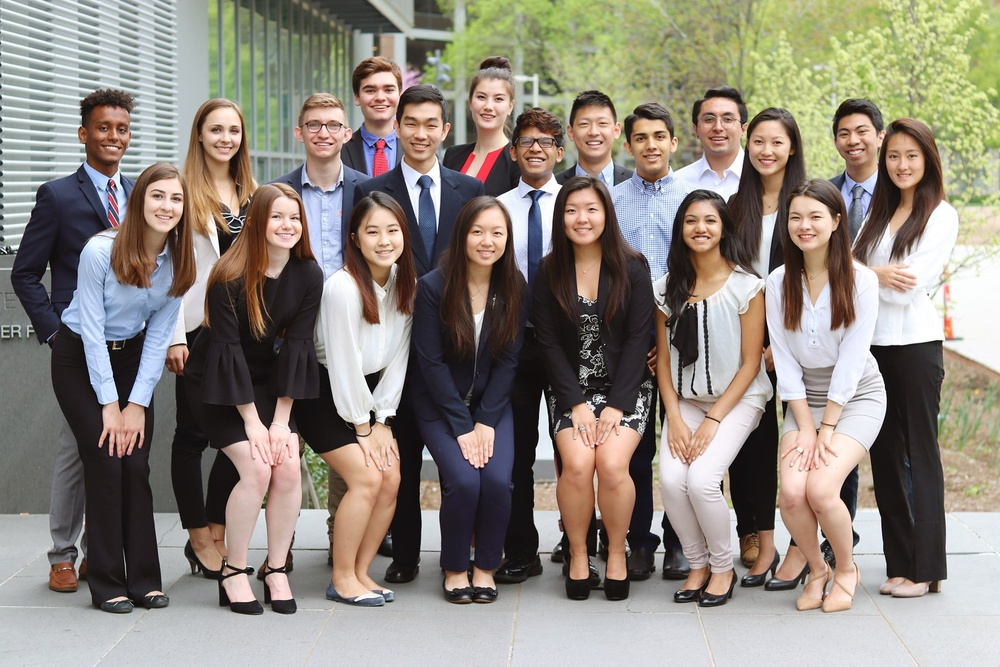
#> input picture img/test2.jpg, 1000 x 667 px, shrunk from 2048 x 1365 before the run, found by its file name
$ python harr_cascade.py
#> lines starting #> are read from the running program, lines starting #| are printed output that depends on the picture; after the words box and inside, x2 and y2 are one past the last pixel; in counts of white or black regions, pixels touching at a corner belong together
import cv2

face_cascade = cv2.CascadeClassifier(cv2.data.haarcascades + 'haarcascade_frontalface_default.xml')
eye_cascade = cv2.CascadeClassifier(cv2.data.haarcascades + 'haarcascade_eye.xml')

img = cv2.imread('img/test2.jpg')
#> img is the input picture: shape (667, 1000, 3); mean B, G, R 124.9, 134.5, 141.6
gray = cv2.cvtColor(img, cv2.COLOR_BGR2GRAY)
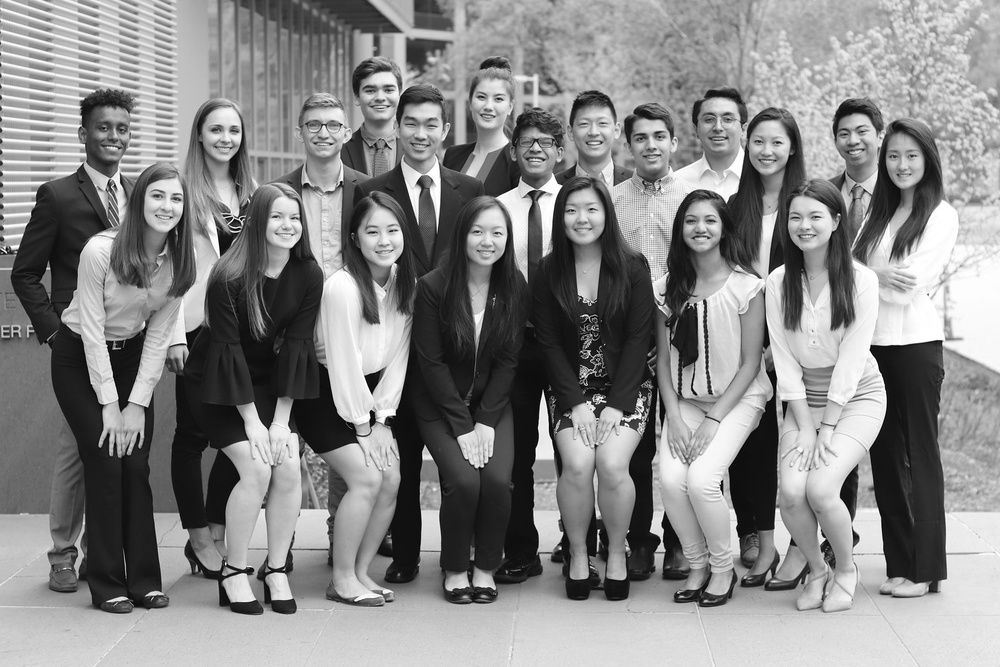
#> gray: shape (667, 1000); min 0, max 255, mean 135.5

faces = face_cascade.detectMultiScale(gray, 1.3, 5)
#> faces = 20 rows, first 6: [355, 69, 51, 51], [463, 77, 55, 55], [691, 97, 56, 56], [297, 104, 55, 55], [567, 102, 56, 56], [391, 102, 60, 60]
for (x,y,w,h) in faces:
    img = cv2.rectangle(img,(x,y),(x+w,y+h),(255,0,0),3)
#> this loop made 20 passes
#> (x, y, w, h) on passes 1 to 12: (355, 69, 51, 51), (463, 77, 55, 55), (691, 97, 56, 56), (297, 104, 55, 55), (567, 102, 56, 56), (391, 102, 60, 60), (197, 109, 55, 55), (830, 112, 53, 53), (623, 116, 56, 56), (510, 122, 52, 52), (743, 122, 52, 52), (879, 136, 51, 51)
#> pass 1, `img = cv2.rectangle(img,(x,y),(x+w,y+h),(255,0,0),3)`:
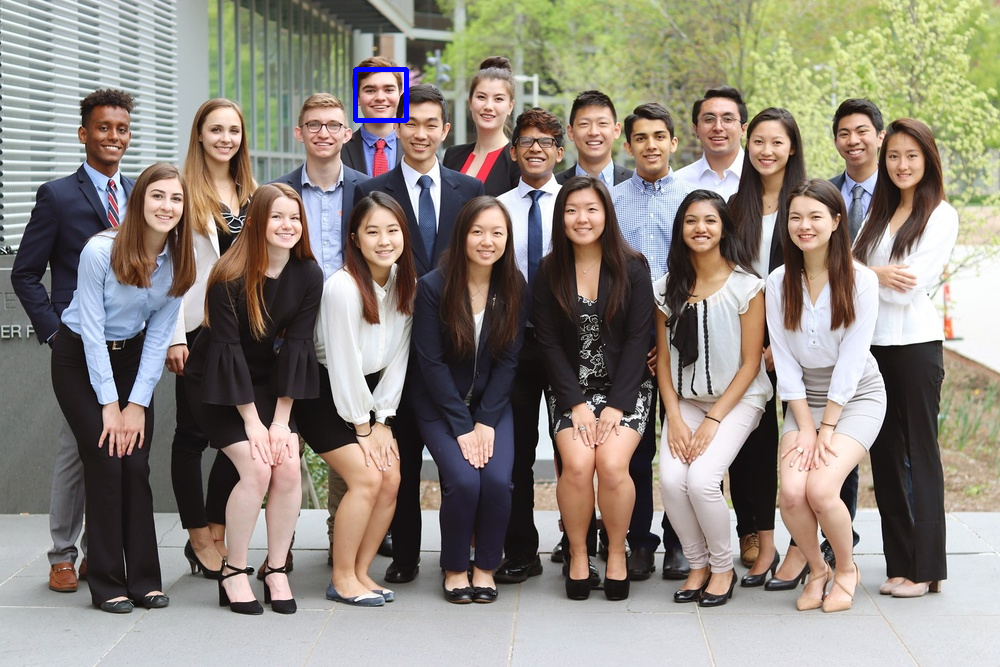
#> img: shape (667, 1000, 3); 0.15% of pixels changed, all inside (x1, y1, x2, y2) = (353, 67, 409, 123)
#> pass 2, `img = cv2.rectangle(img,(x,y),(x+w,y+h),(255,0,0),3)`:
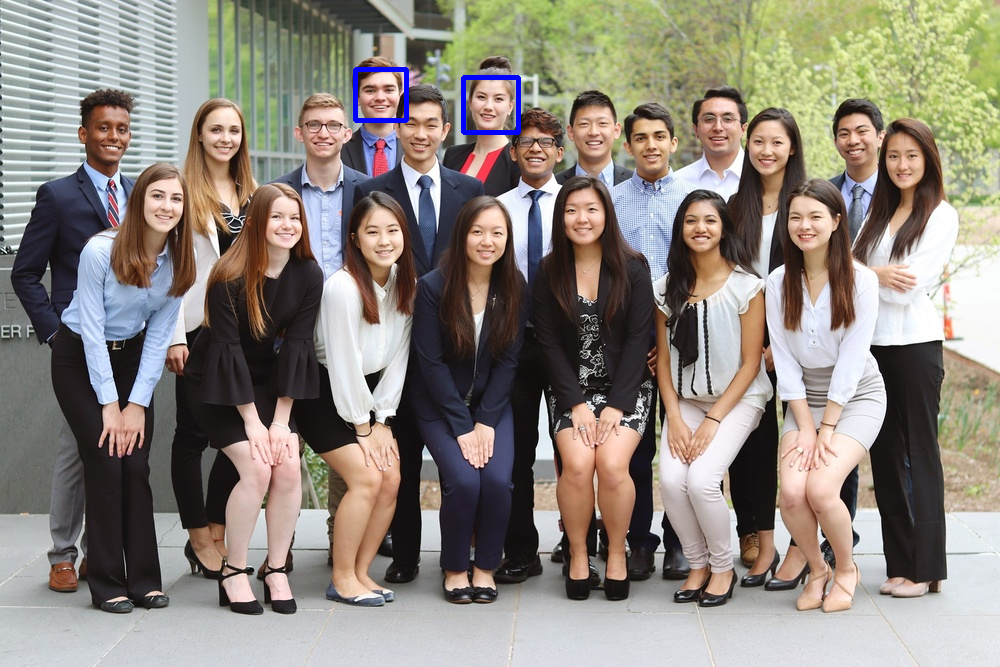
#> img: shape (667, 1000, 3); 0.16% of pixels changed, all inside (x1, y1, x2, y2) = (461, 75, 521, 135)
#> pass 3, `img = cv2.rectangle(img,(x,y),(x+w,y+h),(255,0,0),3)`:
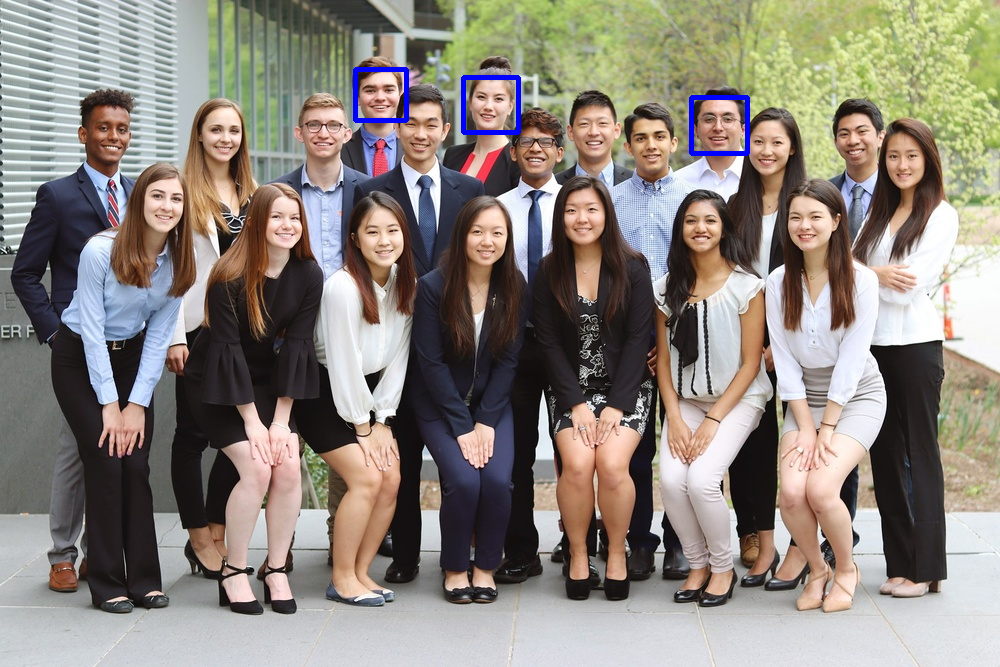
#> img: shape (667, 1000, 3); 0.17% of pixels changed, all inside (x1, y1, x2, y2) = (689, 95, 750, 156)
#> after the loop:
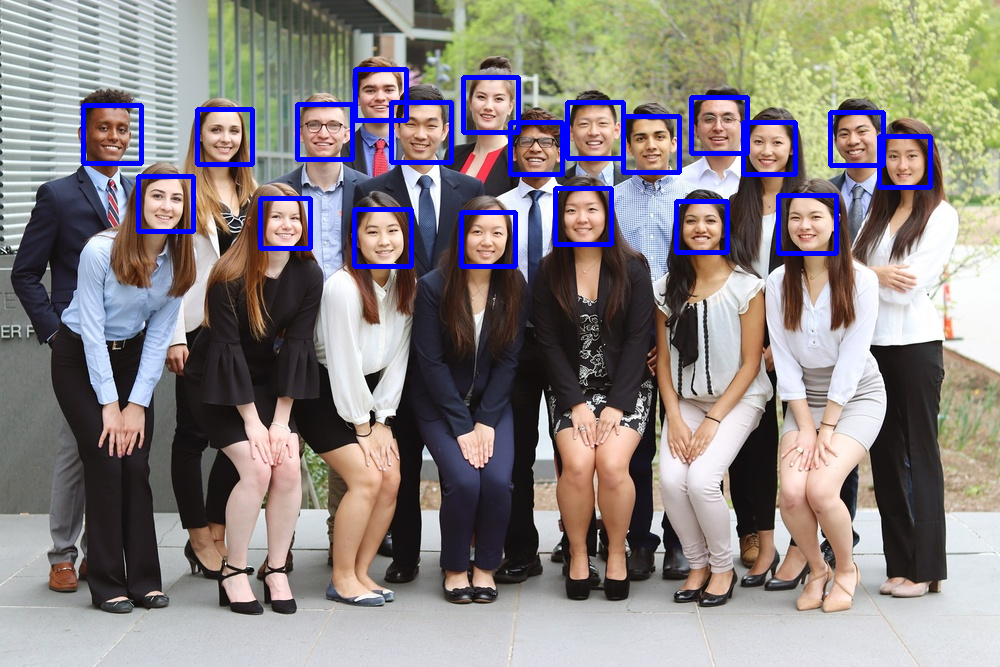
#> img: shape (667, 1000, 3); 2.68% of pixels changed, all inside (x1, y1, x2, y2) = (81, 100, 933, 269)

cv2.imshow('Detected faces', img)

$ run again, with img/test1.jpg copied over img/test2.jpg
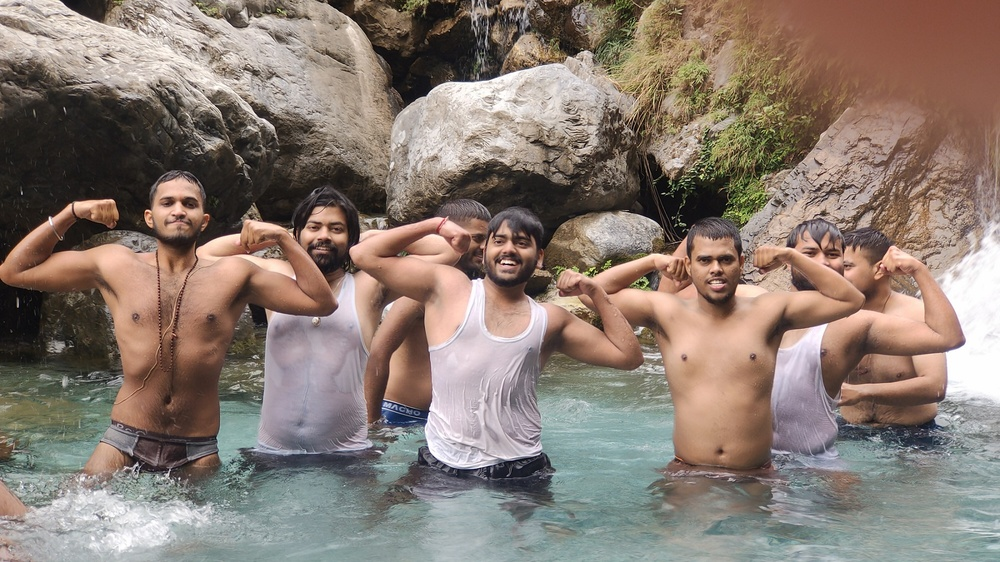
#> input picture img/test1.jpg, 1000 x 562 px, shrunk from 1800 x 1012 before the run, found by its file name
#> img is the input picture: shape (562, 1000, 3); mean B, G, R 114.2, 123.7, 137.9
#> `gray = cv2.cvtColor(img, cv2.COLOR_BGR2GRAY)`:
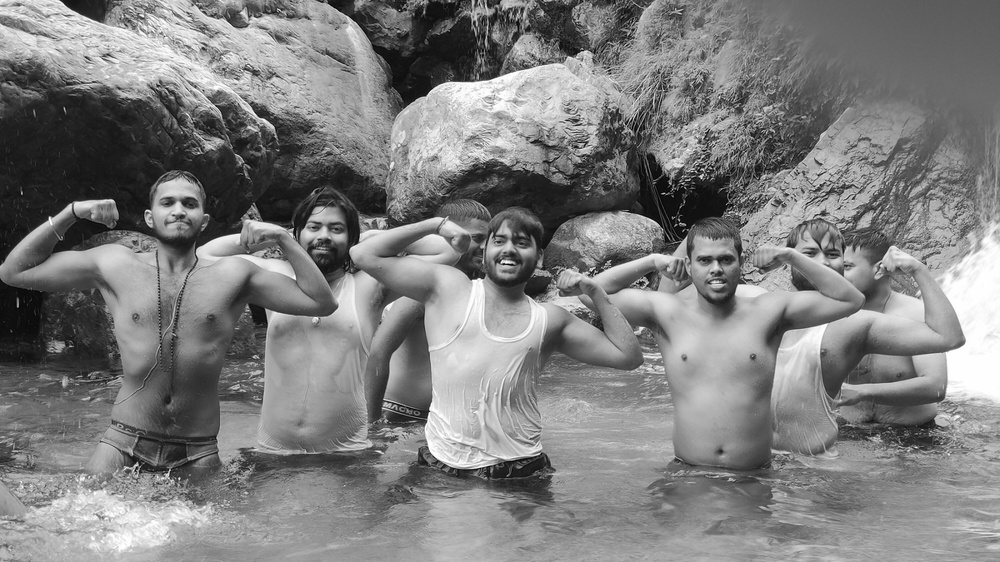
#> gray: shape (562, 1000); min 0, max 255, mean 126.9
#> faces = [[295, 206, 60, 60], [146, 177, 66, 66], [483, 222, 53, 53], [687, 237, 59, 59]]
#> the loop `for (x,y,w,h) in faces:` made 4 passes
#> after the loop `for (x,y,w,h) in faces:`:
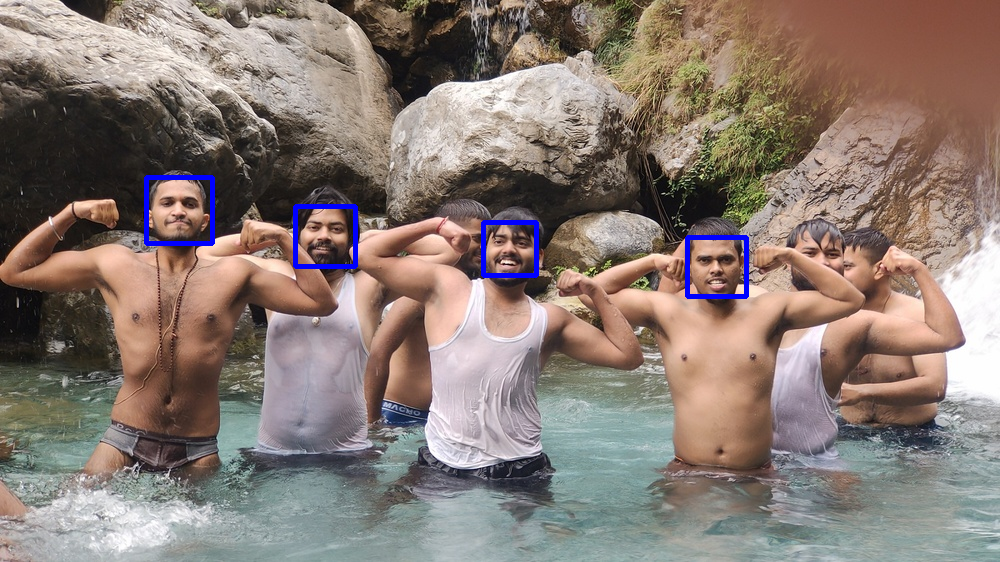
#> img: shape (562, 1000, 3); mean B, G, R 115.7, 123, 137
